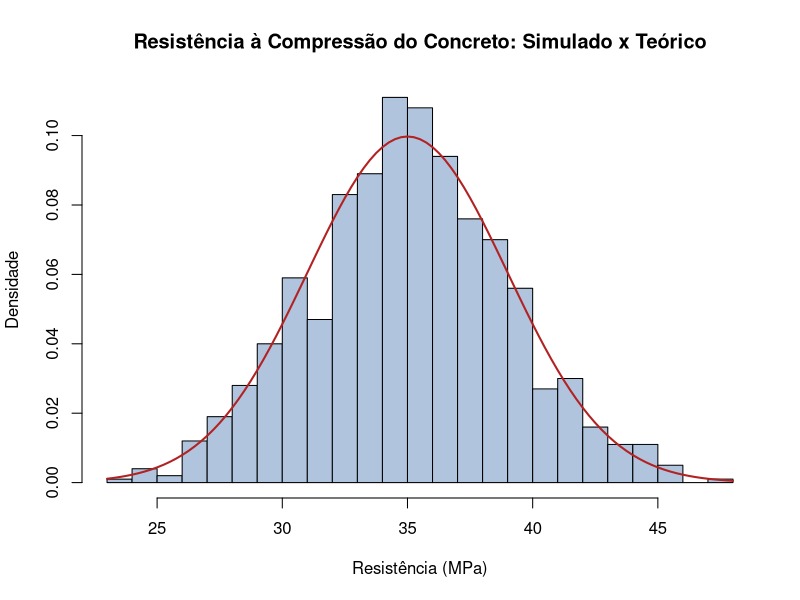

This chart was generated by the following R code:
## ---- chunk 1
library(scales)
## ---- chunk 2
mu_concreto <- 35
sd_concreto <- 4

# a) P(X < 30)
p1a <- pnorm(30, mean = mu_concreto, sd = sd_concreto)

# b) P(32 < X < 38)
p1b <- pnorm(38, mean = mu_concreto, sd = sd_concreto) -
  pnorm(32, mean = mu_concreto, sd = sd_concreto)

# c) Percentil 5 (valor abaixo do qual ficam apenas 5% das amostras)
p1c <- qnorm(0.05, mean = mu_concreto, sd = sd_concreto)

# d) Distribuição da média de 10 amostras: X_barra ~ N(mu, sd/sqrt(n))
n_amostras <- 10
erro_padrao <- sd_concreto / sqrt(n_amostras)
p1d <- pnorm(33, mean = mu_concreto, sd = erro_padrao)

data.frame(
  Grandeza = c("P(X < 30 MPa)", "P(32 < X < 38 MPa)", "Percentil 5%", "P(média de 10 < 33 MPa)"),
  Valor = c(percent(p1a, 0.01), percent(p1b, 0.01), paste0(round(p1c, 2), " MPa"), percent(p1d, 0.01))
)
## ---- chunk 3
#| fig-cap: "Histograma de 1.000 valores simulados de resistência à compressão e curva de densidade teórica N(35, 4)."
set.seed(123)
x_concreto <- rnorm(1000, mean = mu_concreto, sd = sd_concreto)

hist(x_concreto, breaks = 25, freq = FALSE, col = "lightsteelblue",
     main = "Resistência à Compressão do Concreto: Simulado x Teórico",
     xlab = "Resistência (MPa)", ylab = "Densidade")
curve(dnorm(x, mean = mu_concreto, sd = sd_concreto), add = TRUE, col = "firebrick", lwd = 2)
## ---- chunk 4
distancia <- c(10.2, 9.8, 10.5, 10.1, 9.9, 10.3)
distancia
